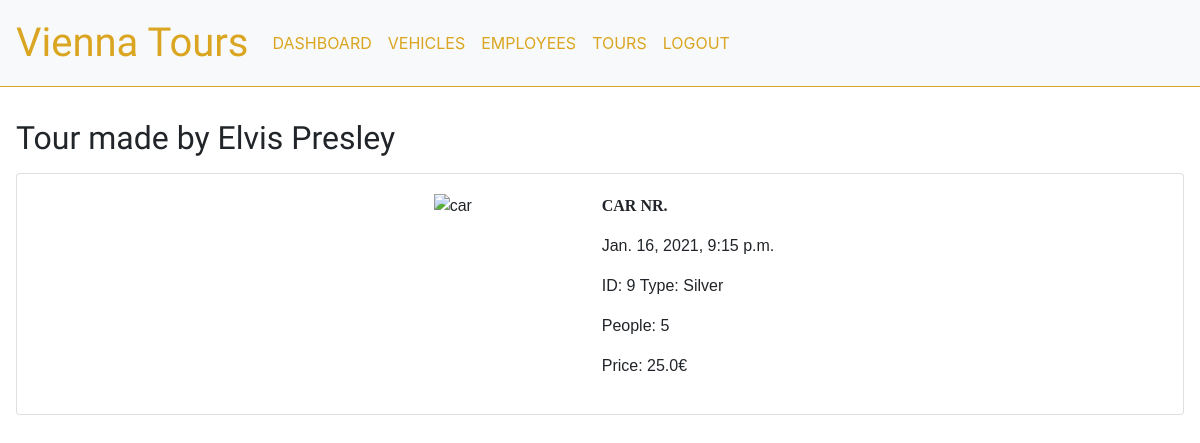
Page /supervisor/tours/9/ (signed in) on the committed database.
### supervisor/models.py (models this page shows, shortened)
class Tour(models.Model):
    TOUR_CHOICES = (('Silver', 'Silver'), ('Gold', 'Gold'), ('Platinum', 'Platinum'))
    driverID = models.ForeignKey(User, null=True, on_delete=models.SET_NULL)  #TODO change to something else. If User is deleted, delete tours?
    carID = models.ForeignKey(Car, null=True, on_delete=models.SET_NULL) #TODO change to something else
    date = models.DateTimeField(default=timezone.now)
    duration = models.FloatField()
    tourType = models.CharField(max_length=20, choices=TOUR_CHOICES, default='Silver')
    people = models.IntegerField()
    price = models.FloatField()

### supervisor/views.py (the view)
# urls.py: path('tours/<int:pk>/', TourDetailsView.as_view(template_name='supervisor/tour_detail.html'), name='supervisor-tour-details'),
class TourDetailsView(DetailView):
    model = Tour

### supervisor/templates/supervisor/tour_detail.html
{% extends "nav.html" %}
{% block content %}
<div class="table-header">
    <h2>Tour made by {{ object.driverID.get_full_name }}</h2>
</div>
<div class="card">
    <div class="employee-body card-body d-flex justify-content-center">
        <img class="inline employee-image" alt="car" src="{{ object.carID.photoOption.url }}"/>
        <div class="inline employee-info">
            <p class="employee-name">Car Nr. {{ object.carID.plate }}</p>
            <p class="tour-subtitle">{{ object.date }}</p>
            <p class="tour-subtitle">ID: {{ object.id }} Type: {{ object.tourType }}</p>
            <p class="tour-subtitle" >People: {{ object.people }}</p>
            <p class="tour-subtitle">Price: {{ object.price }}€</p>
        </div>
    </div>
 </div>
{% endblock content %}

### supervisor/static/styles/style.css (style rules this page uses)
body { padding-bottom: 5em; }
.card { font-family: 'PT Sans Narrow', sans-serif; margin: 1em; }
.table-header { margin-top: 2em; margin-left: 1em; font-family: 'Raleway', sans-serif; }
.employee-image { width: 10rem; height: auto; margin: 0 0 0.5em 0.5em; }
div.inline { display: inline-block; }
.employee-info { padding-left: 0.5em; }
.employee-name { font-family: "Gill Sans MT", serif; text-transform: uppercase; font-weight: bold; }
body { font-family: "Lato", sans-serif; }

### rows in the picture
Tour: driverID.get_full_name "Elvis Presley", date "Jan. 16, 2021, 9:15 p.m.", id "9", tourType "Silver", people "5", price "25.0"
